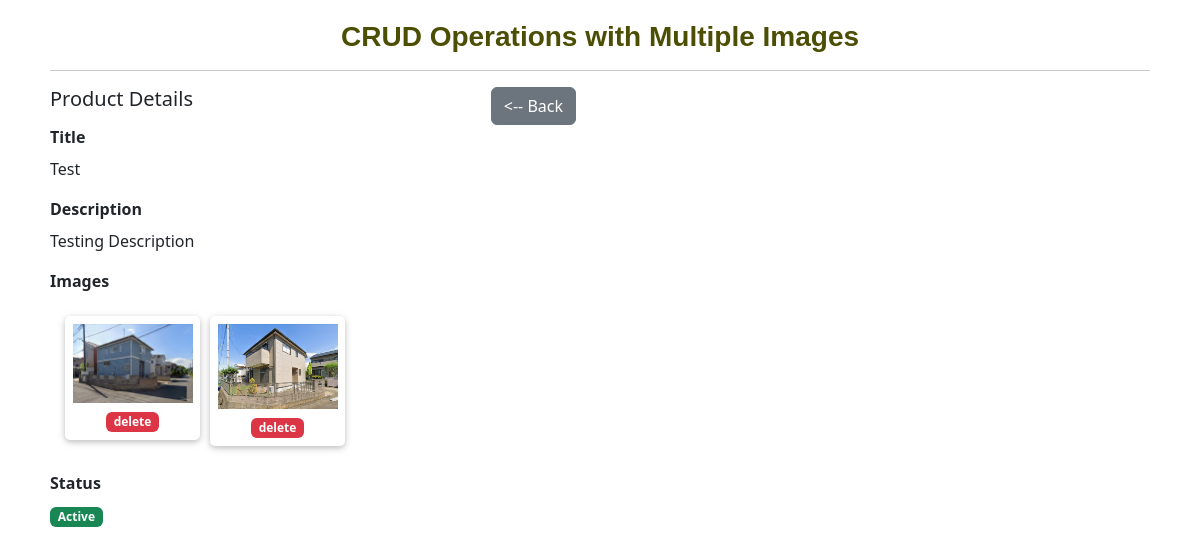
The app's page /details.php?id=2 with its own data.
### tables this page shows
CREATE TABLE `products` (
  `id` int(11) NOT NULL,
  `title` varchar(255) NOT NULL,
  `description` text DEFAULT NULL,
  `created` datetime NOT NULL DEFAULT current_timestamp(),
  `modified` datetime DEFAULT NULL,
  `status` tinyint(4) NOT NULL DEFAULT 1
);

CREATE TABLE `product_images` (
  `id` int(11) NOT NULL,
  `product_id` int(11) NOT NULL,
  `file_name` varchar(255) NOT NULL,
  `created` datetime NOT NULL DEFAULT current_timestamp()
);

### DB.class.php (called while the page is built, shortened)
<?php
include_once 'config.php';
class DB{
	private $dbHost     = DB_HOST;
	private $dbUsername = DB_USERNAME;
	private $dbPassword = DB_PASSWORD;
	private $dbName     = DB_NAME;
	private $proTbl     = 'products';
	private $imgTbl     = 'product_images';
	public function __construct(){
		if(!isset($this->db)){
			$conn = new mysqli($this->dbHost, $this->dbUsername, $this->dbPassword, $this->dbName);
			if($conn->connect_error){
				die("Failed to connect with MySQL: " . $conn->connect_error);
			}else{
				$this->db = $conn;
			}
		}
	}
	public function getRows($conditions = array()){
		$sql = "SELECT ";
		$sql .= array_key_exists("select", $conditions)?$conditions['select']:"P.*,I.file_name";
		$sql .= " FROM {$this->proTbl} AS P";
		$sql .= " LEFT JOIN {$this->imgTbl} AS I ON (I.product_id = P.id AND I.id = (SELECT MAX(id) FROM product_images WHERE product_id=P.id)) ";
		if(array_key_exists("where", $conditions)){
			$sql .= " WHERE ";
			$i = 0;
			foreach($conditions['where'] as $key => $value){
				$pre = ($i > 0)?" AND ":'';
				$alias_key = strpos($key, '.') !== false?$key:"P.$key";
				$sql .= $pre."$alias_key = '".$value."'";
				$i++;
			}
		}
		if(array_key_exists("order_by", $conditions)){
			$sql .= " ORDER BY P.{$conditions['order_by']} ";
		}else{
			$sql .= " ORDER BY P.id";
		}
		$result = $this->db->query($sql);
		if(array_key_exists("return_type", $conditions) && $conditions['return_type'] != 'all'){
			switch($conditions['return_type']){
				case 'single':
					$data = $result->fetch_assoc();
					if(!empty($data['id'])){
						$data['images'] = array();
						$sub_query = "SELECT * FROM {$this->imgTbl} WHERE product_id={$data['id']} ORDER BY id";
						$sub_result = $this->db->query($sub_query);
						if($sub_result->num_rows > 0){
							while($img_row = $sub_result->fetch_assoc()){
								$data['images'][] = $img_row;
							}
						}
					}
					break;
			}
		}else{
			if($result->num_rows > 0){
				while($row = $result->fetch_assoc()){
					$data[] = $row;
				}
			}
		}
		return !empty($data)?$data:false;
	}
}

### config.php (called while the page is built, shortened)
<?php
$uploadDir = 'uploads/';
?>

### details.php (the view, shortened to what this page needs)
<?php
require_once 'DB.class.php';
$db = new DB();
if(!empty($_GET['id'])){
    $conditions['where'] = array(
        'id' => $_GET['id']
    );
    $conditions['return_type'] = 'single';
    $proData = $db->getRows($conditions);
}else{
    header("Location: index.php");
    exit();
}
?>
<!DOCTYPE html>
<html lang="en-US">
<head>
<link rel="stylesheet" href="css/bootstrap.min.css">
<link rel="stylesheet" type="text/css" href="css/style.css">
</head>
<body>
<div class="container">
    <h1>CRUD Operations with Multiple Images</h1>
	<hr>
    <div class="row align-items-start col-md-6">
        <div class="col col-md-12">
            <h5 class="float-start">Product Details</h5>
            <div class="float-end">
                <a href="index.php" class="btn btn-secondary"><-- Back</a>
            </div>
        </div>
        <div class="col col-md-12">
            <div class="mb-3">
                <label class="form-label">Title</label>
                <p><?php echo !empty($proData['title'])?$proData['title']:''; ?></p>
            </div>
            <div class="mb-3">
                <label class="form-label">Description</label>
                <p><?php echo !empty($proData['description'])?$proData['description']:''; ?></p>
            </div>
            <div class="mb-3">
                <label class="form-label">Images</label>
                <?php if(!empty($proData['images'])){ ?>
                    <div class="image-grid">
                    <?php foreach($proData['images'] as $imageRow){ ?>
                        <div class="img-bx" id="imgbx_<?php echo $imageRow['id']; ?>">
                            <img src="<?php echo $uploadDir.$imageRow['file_name']; ?>" width="120"/>
                            <a href="javascript:void(0);" class="badge text-bg-danger" onclick="deleteImage(<?php echo $imageRow['id']; ?>)">delete</a>
                        </div>
                    <?php } ?>
                    </div>
                <?php } ?>
            </div>
            <div class="mb-3">
                <label class="form-label">Status</label>
                <p><?php echo $proData['status'] == 1?'<span class="badge text-bg-success">Active</span>':'<span class="badge text-bg-danger">Inactive</span>'; ?></p>
            </div>
        </div>
    </div>
</div>
</body>
</html>

### css/style.css (style rules this page uses)
h1 { font-family: 'Trebuchet MS', 'Lucida Sans Unicode', 'Lucida Grande', 'Lucida Sans', Arial, sans-serif; font-size: 28px; font-weight: bold; margin-bottom: 0; text-align: center; color: #4c4e04; }
.container { padding: 20px; }
.form-label { font-weight: bold; }
.image-grid { width: 100%; float: left; padding: 15px; }
.img-bx { width: 135px; float: left; padding: 8px; text-align: center; box-shadow: 0 2px 5px 0 rgba(0,0,0,0.16), 0 2px 10px 0 rgba(0,0,0,0.12); margin-right: 10px; margin-bottom: 10px; border-radius: 5px; }
.img-bx img { margin-bottom: 5px; }
.img-bx a { text-decoration: none; }

### records on screen
products: title "Test", description "Testing Description"
product_images: file_name (picture)
product_images: file_name (picture)
